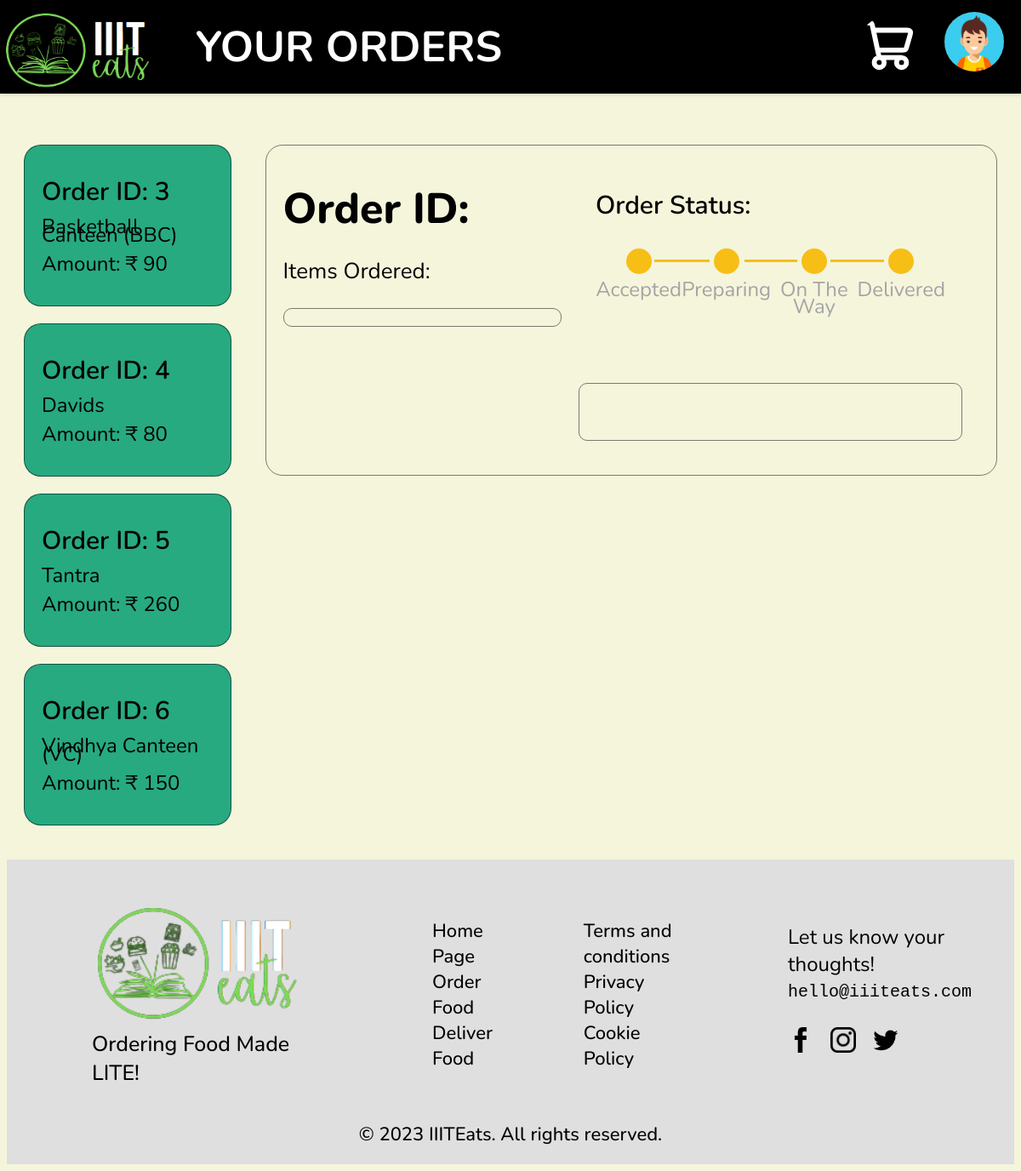
Page /viewOrders (signed in) on the committed database.
### tables this page shows
CREATE TABLE canteens (id INTEGER PRIMARY KEY NOT NULL, name TEXT, landmark TEXT, description TEXT);

CREATE TABLE orders (id INTEGER PRIMARY KEY NOT NULL, customer_id INTEGER, items TEXT, canteen_id INTEGER, order_time INTEGER, amount INTEGER, del_charges INTEGER, total INTEGER, address TEXT, fulfilled INTEGER, FOREIGN KEY(customer_id) REFERENCES users(rollno), FOREIGN KEY(canteen_id) REFERENCES canteen(id));

### main.py (the view)
@app.route('/viewOrders')
def viewOrders():
    user = getUser()
    myConn = sqlite3.connect(DB_NAME)
    myCursor = myConn.cursor()
    myCursor.execute('SELECT * FROM liveOrders WHERE customer_id=?', (user['id'],))
    data = myCursor.fetchall()
    print("LiveOrders",(data))
    orders = []
    for rec in data:
        orders.append(getOrder(rec[2]))
    print(orders)
    myConn.close()
    return render_template('order-tracking.html', orders = orders, user = getUser())

### main.py (called while the page is built)
def getUser():
    if not session.get('user'):
        return {'id': 0, 'name': 'Guest', 'phone': 0}
    user = session['user']
    myConn = sqlite3.connect(DB_NAME)
    myCursor = myConn.cursor()
    myCursor.execute('SELECT * FROM users WHERE rollno=?', (user,))
    user = myCursor.fetchone()
    myConn.close()
    usr = {}
    if user is not None :
        usr['id'] = user[0]
        usr['name'] = user[1]
        usr['phone'] = user[4]
    else:
        usr['id'] = 0
        usr['name'] = 'Guest'
        usr['phone'] = 9874563210
    return usr

def getItem(itemID):
    myconn = sqlite3.connect(DB_NAME)
    myCursor = myconn.cursor()
    myCursor.execute('SELECT * FROM items WHERE id=?', (itemID,))
    rec = myCursor.fetchone()
    item = {}
    item['id'] = rec[0]
    item['name'] = rec[1]
    item['price'] = "₹ " + str(rec[2])
    item['canteen_id']= int(rec[3])
    item['non_veg'] = 1 if rec[4] else 0
    myconn.close()
    return item

### templates/order-tracking.html (shortened to what this page needs)
<!DOCTYPE html>
<html>
	<head>
		<link rel="stylesheet" href="../static/css/order-tracking.css" />
		<link rel="stylesheet" href="../static/css/navbar.css" />
		<link rel="stylesheet" href="../static/css/footer.css" />
	</head>
	<body style="background-color: beige">
		<nav
		style="
			display: flex;
			justify-content: space-between;
			align-items: center;
			height: 110px;
			padding: 0 20px;
			background-color: black;
			box-shadow: 0 2px 4px rgba(0, 0, 0, 0.1);
			position: fixed;
			top: 0;
			left: 0;
			right: 0;
			z-index: 999;
		"
	>
	<div class="logo">
		<a href="/" style="text-decoration: none" onclick="playLogoAnimation(event)">
			<img src="../static/assets/logo.png" alt="Logo" />
		</a>
	</div>
		<div class="site-name">YOUR ORDERS</div>
		<div class="cart-navbar">
			<a href="cart" style="text-decoration: none">
				<img
					src="../static/assets/cart.svg"
					alt="Cart"
					style="z-index: 700; padding-right: 30px;;"
				/>
			</a>
		</div>
		<div class="profile">
			<img src="../static/assets/user.jpg" class="user-img" alt="Profile" style=" transform: translateY(-20px)" />
		</div>
	</nav>
		<div style="display: flex; flex-direction: row; margin-top: 150px">
			<div class="left-div">
				<div>
					{% for order in orders %}
					<div
						class="delivery-item"
						order="{{order['order_id']}}"
						onclick="viewOrder('{{order['order_id']}}')"
					>
						<p
							id="order_id"
							style="
								font-size: 30px;
								font-weight: 600;
								line-height: 10px;
							"
							class="list-of-orders-ids"
						>
							Order ID: {{order['order_id']}}
						</p>
						<p
							style="
								font-size: 24px;
								font-weight: 400;
								line-height: 10px;
							"
						>
							{{order['canteen_name']}}
						</p>
						<p
							style="
								font-size: 24px;
								font-weight: 400;
								line-height: 10px;
							"
						>
							Amount: ₹ {{order['amount']}}
						</p>
					</div>
					{% endfor %}
				</div>
			</div>
			<div class="right-div">
				<div class="delivery-item-details">
					<div style="width: 60%">
						<p
							class="order_id"
							style="
								font-size: 50px;
								font-weight: 800;
								line-height: 10px;
							"
						>
							Order ID:
						</p>
						<p style="font-size: 26px">Items Ordered:</p>
						<div class="list-of-items"></div>
					</div>
					<div style="width: 60%">
						<div class="order-details">
							<p style="font-size: 30px; font-weight: 600">
								Order Status:
							</p>
							<div
								style="
									display: flex;
									flex-direction: row;
									justify-content: center;
								"
							>
								<div id="state1" class="order-tracking">
									<span class="is-complete"></span>
									<p style="font-size: 24px">
										Accepted<br />
									</p>
								</div>
								<div id="state2" class="order-tracking">
									<span class="is-complete"></span>
									<p style="font-size: 24px">
										Preparing<br />
									</p>
								</div>
								<div id="state3" class="order-tracking">
									<span class="is-complete"></span>
									<p style="font-size: 24px">On The Way</p>
								</div>
								<div id="state4" class="order-tracking">
									<span class="is-complete"></span>
									<p style="font-size: 24px">
										Delivered<br />
									</p>
								</div>
							</div>
						</div>
						<div class="customer-details">
						</div>
					</div>
				</div>
			</div>
		</div>
		<footer class="footer">
			<div class="footer-main">
				<div class="footer-section footer-section1">
					<img class="footer-logo" src="../static/assets/logo.png" />
					<p class="footer-tagline">Ordering Food Made LITE!</p>
				</div>
				<div class="footer-section">
					<p class="footer-section-mid-item">
						<a href="/">Home Page</a>
					</p>
					<p class="footer-section-mid-item">
						<a href="canteens">Order Food</a>
					</p>
					<p class="footer-section-mid-item">
						<a href="viewDeliveries">Deliver Food</a>
					</p>
				</div>
				<div class="footer-section">
					<p class="footer-section-mid-item">
						<a href="tnc">Terms and conditions</a>
					</p>
					<p class="footer-section-mid-item">
						<a href="privacy">Privacy Policy</a>
					</p>
					<p class="footer-section-mid-item">
						<a href="cookie">Cookie Policy</a>
					</p>
				</div>
				<div class="footer-section footer-section4">
					<div class="footer-section4-text">
						<p class="footer-section4-title">
							Let us know your thoughts!
						</p>
						<p class="footer-section4-contact">
							<a href="mailto://hello@imelody.com"
								>hello@iiiteats.com</a
							>
						</p>
					</div>
					<div class="footer-socials">
						<a href="https://facebook.com/iiiteats" target="_blank">
							<img
								class="footer-socials-item"
								src="../static/assets/social-fb.png"
							/>
						</a>
						<a
							href="https://instagram.com/iiiteats"
							target="_blank"
						>
							<img
								class="footer-socials-item"
								src="../static/assets/social-ig.png"
							/>
						</a>
						<a href="https://twitter.com/iiiteats" target="_blank">
							<img
								class="footer-socials-item"
								src="../static/assets/social-twitter.png"
							/>
						</a>
					</div>
				</div>
			</div>
			<div class="footer-copyright">
				<p>© 2023 IIITEats. All rights reserved.</p>
			</div>
		</footer>
	</body>
</html>

### static/css/order-tracking.css (style rules this page uses)
.left-div { width:25%; padding: 20px; }
.delivery-item { border-radius: 20px; padding: 20px; border: solid 1px rgb(0, 0, 0, 0.5); font-family: Nunito; transition: 300ms all; margin-bottom: 20px; background-color: #27aa80; }
.right-div { width:75%; padding: 20px; }
.delivery-item-details { border-radius: 20px; padding: 20px; border: solid 1px rgb(0, 0, 0, 0.5); font-family: Nunito; transition: 300ms all; display: flex; flex-direction: row; }
.list-of-items { border: solid 1px rgb(0, 0, 0, 0.5); border-radius: 10px; padding: 20px; display: grid; padding-bottom: 0px }
.customer-details { border-radius: 10px; border: solid 1px rgb(0, 0, 0, 0.5); font-family: Nunito; padding: 20px; margin: 20px; }
.order-details { padding: 20px; margin: 20px; transform: translateY(-40px); }
.order-tracking { text-align: center; width: 150px; position: relative; display: block; }
.order-tracking .is-complete { display: block; position: relative; border-radius: 50%; height: 30px; width: 30px; border: 0px solid #AFAFAF; background-color: #f7be16; margin: 0 auto; z-index: 2; }
.order-tracking .is-complete:after { display: block; position: absolute; content: ''; height: 14px; width: 7px; top: -2px; bottom: 0; left: 5px; margin: auto 0; border: 0px solid #AFAFAF; border-width: 0px 2px 2px 0; transform: rotate(45deg); opacity: 0; }
.order-tracking p { color: #A4A4A4; font-size: 16px; margin-top: 8px; margin-bottom: 0; line-height: 20px; }
.order-tracking::before { content: ''; display: block; height: 3px; width: calc(100% - 40px); background-color: #f7be16; top: 13px; position: absolute; left: calc(-50% + 20px); z-index: 0; }
.order-tracking:first-child:before { display: none; }

### static/css/navbar.css (style rules this page uses)
.logo img { height: 100px; width: 180px; margin-top: 15px; margin-left:-10%; }
.site-name { justify-content: center; align-items: center; width:1600px; color: white; font-family: Nunito; font-weight: 700; font-size: 50px; padding-left: 30px; }
.cart-navbar { display: flex; align-items: center; position: relative; align-self: right; }
.profile { display: flex; align-items: center; position: relative; transition: opacity 0.5s ease-in-out, transform 0.5s ease-in-out; }
.profile img { height: 70px; width: 70px; border-radius: 50px; z-index: 900; margin-top: 27px; transition: all 0.5s ease; }
.cart-navbar img { height: 70px; width: 70px; border-radius: 50px; z-index: 900; transition: all 0.5s ease; }

### static/css/footer.css (style rules this page uses)
.footer p { color: rgb(0, 0, 0); }
.footer { display: flex; flex-direction: column; width: 100%; align-items: center; padding-bottom: 20px; background-color: rgb(223, 223, 223); font-family: Nunito; }
.footer-main { width: 100%; display: flex; align-items: center; justify-content: space-around; height: fit-content; padding-top: 50px; padding-bottom: 40px; }
.footer-section { display: flex; flex-direction: column; align-items: center; justify-content: center; padding-left: 50px; padding-right: 50px; }
.footer-section1 { padding-left: 100px; padding-right: 100px; }
.footer-logo { width: 250px; max-width: 500; }
.footer-tagline { font-family: Nunito; font-weight: 500; font-size: 25px; margin: 0; padding: 0; align-self: flex-start; }
.footer-section-mid-item { font-family: Nunito; font-weight: 500; font-size: 22px; margin: 0; padding: 0; align-self: flex-start; }
.footer-section4 { align-items: flex-start; }
.footer-section4-text { align-self: flex-start; margin-left: 10px; }
.footer-section4-title { font-family: Nunito; font-size: 24px; margin: 0px; padding: 0px; }
.footer-section4-contact { font-family: monospace; font-size: 20px; margin-top: 5px; font-weight: 500; }
.footer-socials { display: flex; align-items: center; justify-content: center; }
.footer-socials-item { width: 30px; height: 30px; margin: 10px; }
.footer-socials-item a, .footer-section4-contact a, .footer-section a { color: inherit; text-decoration: inherit; }
.footer-copyright p { font-family: Nunito; font-size: 22px; font-weight: 500; margin: 0; padding: 0; text-align: center; }

### rows in the picture
canteens: canteen_name "Basketball Canteen (BBC)"
canteens: canteen_name "Davids"
canteens: canteen_name "Tantra"
orders: amount "260"
canteens: canteen_name "Vindhya Canteen (VC)"

### other values in the picture
{{ order['order_id'] }} "3" "4" "5" "6"
{{ order['amount'] }} "90" "80" "150"
